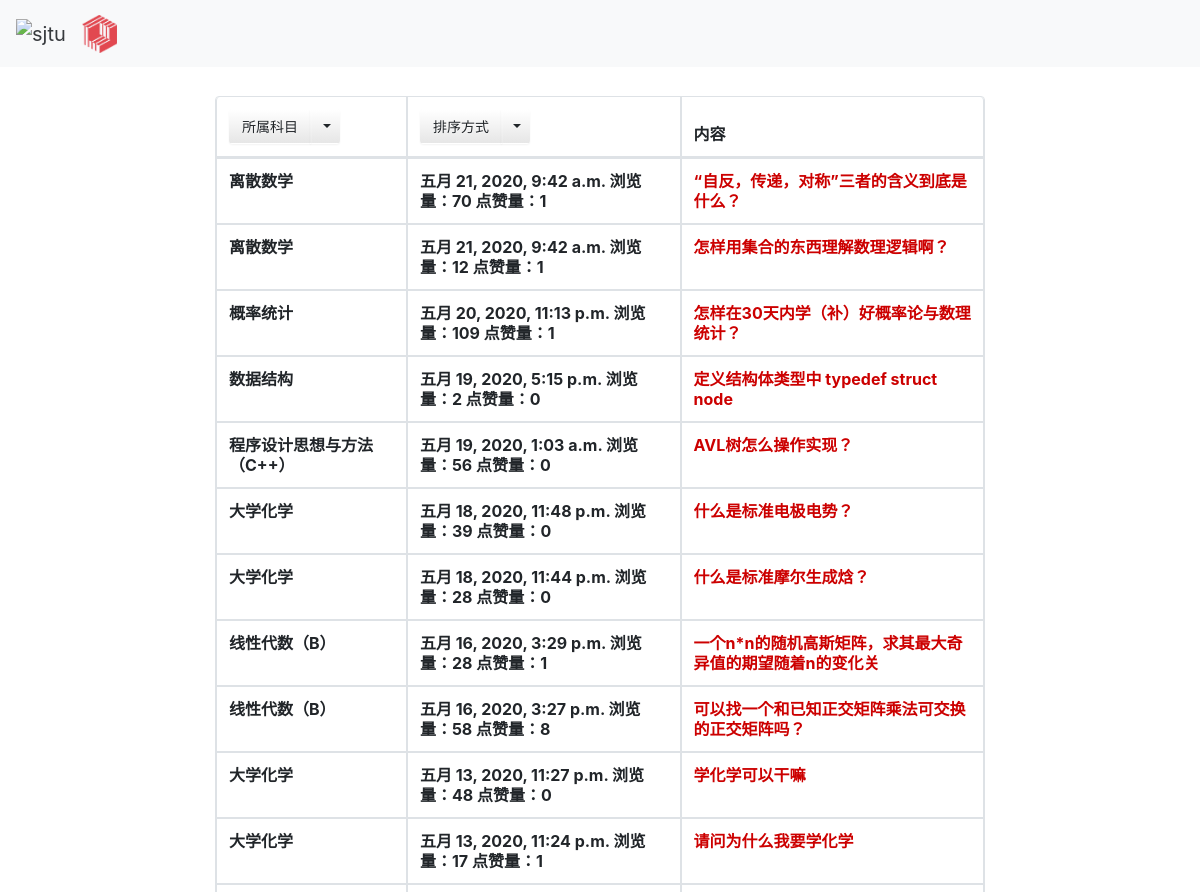
The page /qas_system/all_question/ (upper part) on the database as committed earlier.
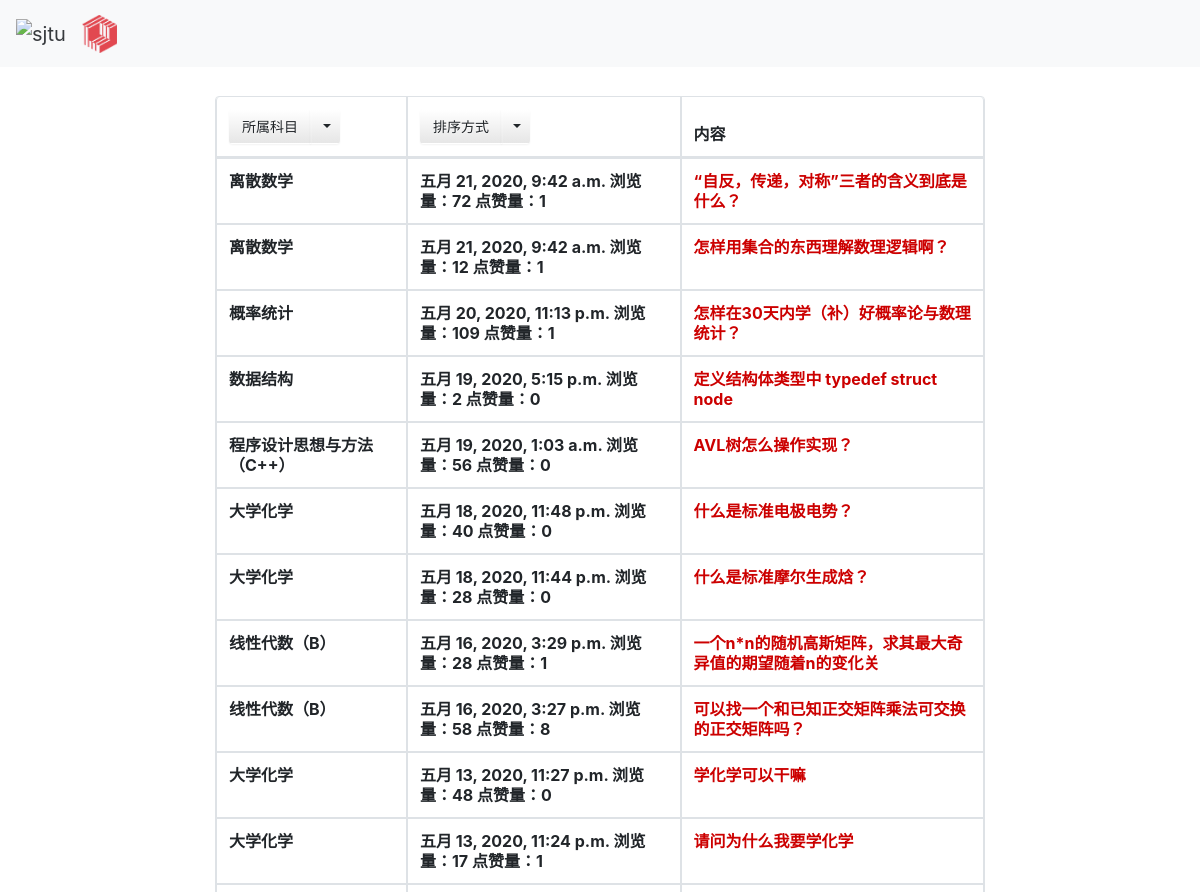
The same page on the database as committed later.
### qas_system/models.py (models this page shows, shortened)
class Question(models.Model):
    question_title = models.CharField(verbose_name='标题', max_length=30, blank=False)
    question_text = RichTextField(verbose_name='具体描述')
    question_subject = models.ForeignKey('Subject', verbose_name='科目', on_delete=models.CASCADE)
    pub_date = models.DateTimeField(auto_now=True, verbose_name='提问日期')
    page_views = models.PositiveIntegerField(default=0, verbose_name='浏览量')
    questioner = models.ForeignKey('User', verbose_name='提问者', on_delete=models.CASCADE)
    good_num = models.IntegerField(default=0, verbose_name='点赞量')

class Subject(models.Model):
    name = models.CharField(max_length=30, unique=True, verbose_name='科目名称')
    def __str__(self):
        return self.name

### qas_system/views.py (the view)
# urls.py: path('all_question/', views.all_question),  # 浏览所有问题 按照时间顺序排列
def all_question(request):
    all_question_list = Question.objects.all().order_by('-pub_date')
    all_subject = Subject.objects.all()
    try:
        user = models.User.objects.get(id=request.session['user_id'])
    except KeyError:
        user = None
    return render(request, 'all_question.html', {'all_question_list': all_question_list, 'all_subject': all_subject, 'user':user})

### templates/all_question.html (shortened to what this page needs)
{% extends 'base.html' %}
{% load static %}
{% block link_before %}
    <link href="{% static 'bootstrap-combined.min.css' %}" rel="stylesheet">
{% endblock %}
{% block link_after %}
    <link href="{% static 'layoutit.css'%}" rel="stylesheet">
{% endblock %}
{% block content %}
<div class="container-fluid">
<div class="row-fluid">
<div class="span2"></div>
<div class="span8">
<table class="table table-bordered">
	<thead>
		<tr>
			<th>
             <div class="btn-group">
	            <button type="button" class="btn btn-default">所属科目</button>
	            <button type="button" class="btn btn-default dropdown-toggle"
			        data-toggle="dropdown">
	            </button>
</div>
            </th>
			<th>
                <div class="btn-group">
	<button type="button" class="btn btn-default">排序方式</button>
	<button type="button" class="btn btn-default dropdown-toggle"
			data-toggle="dropdown">
	</button>
</div>
            </th>
			<th>内容</th>
		</tr>
	</thead>
	<tbody>
     {% if all_question_list %}
     {% for question in all_question_list %}
     <tr>
         <th>{{ question.question_subject }} <br> </th>
         <th>{{ question.pub_date }} 浏览量：{{ question.page_views }} 点赞量：{{ question.good_num }}<br> </th>
     <th> <a href="/qas_system/question/{{ question.id }}/">{{ question.question_title }}<br></a> </th>
     </tr>
                {% endfor %}
      {% endif %}
	</tbody>
</table>
</div>
<div class="span2"></div>
</div>
</div>
{% endblock %}

Rows that differ between the two databases and show on the page:
changed Question "“自反，传递，对称”三者的含义到底是什么？": page_views "70" → "72"
changed Question "五月 18, 2020, 11:48 p.m.": page_views "39" → "40"
